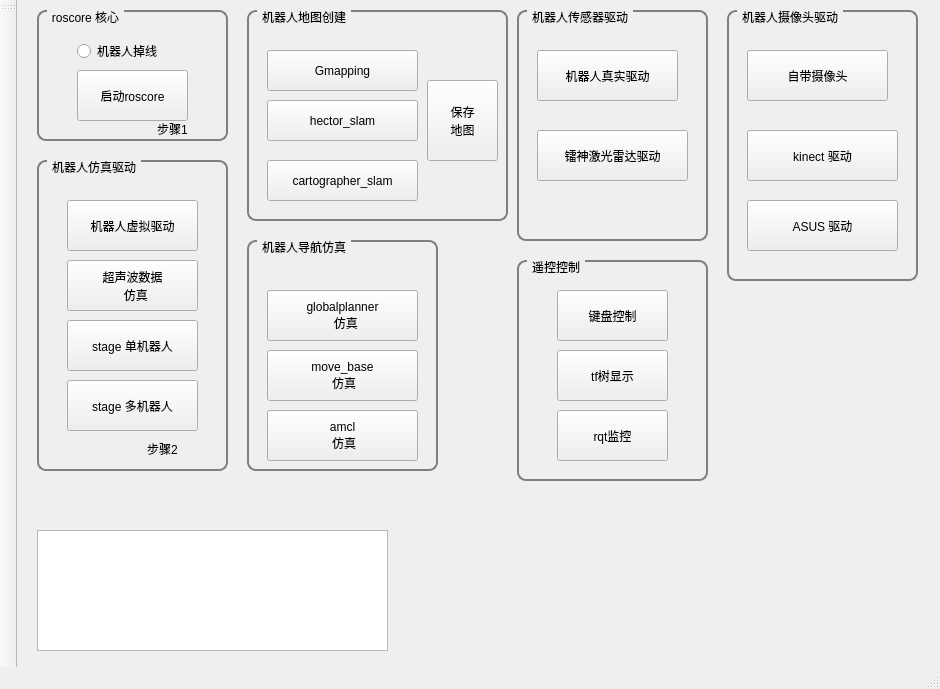
<?xml version="1.0" encoding="UTF-8"?>
<ui version="4.0">
 <class>MOI_MainWindow</class>
 <widget class="QMainWindow" name="MOI_MainWindow">
  <property name="geometry">
   <rect>
    <x>0</x>
    <y>0</y>
    <width>940</width>
    <height>689</height>
   </rect>
  </property>
  <property name="windowTitle">
   <string>MOI机器人控制界面</string>
  </property>
  <widget class="QWidget" name="centralWidget">
   <widget class="QGroupBox" name="groupBox">
    <property name="geometry">
     <rect>
      <x>20</x>
      <y>10</y>
      <width>191</width>
      <height>131</height>
     </rect>
    </property>
    <property name="autoFillBackground">
     <bool>false</bool>
    </property>
    <property name="styleSheet">
     <string notr="true">QGroupBox {
    border: 2px solid gray;
    border-radius: 9px;
    margin-top: 0.5em;s
}

QGroupBox::title {
    subcontrol-origin: margin;
    left: 10px;
    padding: 0 3px 0 3px;
}</string>
    </property>
    <property name="title">
     <string>roscore 核心</string>
    </property>
    <widget class="QPushButton" name="btn_roscore">
     <property name="geometry">
      <rect>
       <x>40</x>
       <y>60</y>
       <width>111</width>
       <height>51</height>
      </rect>
     </property>
     <property name="styleSheet">
      <string notr="true"/>
     </property>
     <property name="text">
      <string>启动roscore</string>
     </property>
    </widget>
    <widget class="QLabel" name="label">
     <property name="geometry">
      <rect>
       <x>120</x>
       <y>110</y>
       <width>67</width>
       <height>17</height>
      </rect>
     </property>
     <property name="text">
      <string>步骤1</string>
     </property>
    </widget>
    <widget class="QRadioButton" name="radioButton_robotstate">
     <property name="geometry">
      <rect>
       <x>40</x>
       <y>30</y>
       <width>117</width>
       <height>22</height>
      </rect>
     </property>
     <property name="text">
      <string>机器人掉线</string>
     </property>
    </widget>
   </widget>
   <widget class="QGroupBox" name="groupBox_2">
    <property name="geometry">
     <rect>
      <x>20</x>
      <y>160</y>
      <width>191</width>
      <height>311</height>
     </rect>
    </property>
    <property name="styleSheet">
     <string notr="true">QGroupBox {
    border: 2px solid gray;
    border-radius: 9px;
    margin-top: 0.5em;s
}

QGroupBox::title {
    subcontrol-origin: margin;
    left: 10px;
    padding: 0 3px 0 3px;
}</string>
    </property>
    <property name="title">
     <string>机器人仿真驱动</string>
    </property>
    <widget class="QPushButton" name="btn_fakeOdomPubliser">
     <property name="geometry">
      <rect>
       <x>30</x>
       <y>40</y>
       <width>131</width>
       <height>51</height>
      </rect>
     </property>
     <property name="text">
      <string>机器人虚拟驱动</string>
     </property>
    </widget>
    <widget class="QLabel" name="label_2">
     <property name="geometry">
      <rect>
       <x>110</x>
       <y>280</y>
       <width>67</width>
       <height>17</height>
      </rect>
     </property>
     <property name="text">
      <string>步骤2</string>
     </property>
    </widget>
    <widget class="QPushButton" name="btn_stageone">
     <property name="geometry">
      <rect>
       <x>30</x>
       <y>160</y>
       <width>131</width>
       <height>51</height>
      </rect>
     </property>
     <property name="text">
      <string>stage 单机器人</string>
     </property>
    </widget>
    <widget class="QPushButton" name="btn_stagerobots">
     <property name="geometry">
      <rect>
       <x>30</x>
       <y>220</y>
       <width>131</width>
       <height>51</height>
      </rect>
     </property>
     <property name="text">
      <string>stage 多机器人</string>
     </property>
    </widget>
    <widget class="QPushButton" name="btn_fake_ultrosonic_data">
     <property name="geometry">
      <rect>
       <x>30</x>
       <y>100</y>
       <width>131</width>
       <height>51</height>
      </rect>
     </property>
     <property name="text">
      <string>超声波数据 
  仿真</string>
     </property>
    </widget>
   </widget>
   <widget class="QGroupBox" name="groupBox_3">
    <property name="geometry">
     <rect>
      <x>230</x>
      <y>240</y>
      <width>191</width>
      <height>231</height>
     </rect>
    </property>
    <property name="styleSheet">
     <string notr="true">QGroupBox {
    border: 2px solid gray;
    border-radius: 9px;
    margin-top: 0.5em;s
}

QGroupBox::title {
    subcontrol-origin: margin;
    left: 10px;
    padding: 0 3px 0 3px;
}</string>
    </property>
    <property name="title">
     <string>机器人导航仿真</string>
    </property>
    <widget class="QPushButton" name="btn_globalplanner">
     <property name="geometry">
      <rect>
       <x>20</x>
       <y>50</y>
       <width>151</width>
       <height>51</height>
      </rect>
     </property>
     <property name="text">
      <string>globalplanner 
  仿真</string>
     </property>
    </widget>
    <widget class="QPushButton" name="btn_move_base">
     <property name="geometry">
      <rect>
       <x>20</x>
       <y>110</y>
       <width>151</width>
       <height>51</height>
      </rect>
     </property>
     <property name="text">
      <string>move_base 
 仿真</string>
     </property>
    </widget>
    <widget class="QPushButton" name="btn_amcl">
     <property name="geometry">
      <rect>
       <x>20</x>
       <y>170</y>
       <width>151</width>
       <height>51</height>
      </rect>
     </property>
     <property name="text">
      <string>amcl 
 仿真</string>
     </property>
    </widget>
   </widget>
   <widget class="QGroupBox" name="groupBox_4">
    <property name="geometry">
     <rect>
      <x>500</x>
      <y>10</y>
      <width>191</width>
      <height>231</height>
     </rect>
    </property>
    <property name="styleSheet">
     <string notr="true">QGroupBox {
    border: 2px solid gray;
    border-radius: 9px;
    margin-top: 0.5em;s
}

QGroupBox::title {
    subcontrol-origin: margin;
    left: 10px;
    padding: 0 3px 0 3px;
}</string>
    </property>
    <property name="title">
     <string>机器人传感器驱动</string>
    </property>
    <widget class="QPushButton" name="btn_laser_301">
     <property name="geometry">
      <rect>
       <x>20</x>
       <y>120</y>
       <width>151</width>
       <height>51</height>
      </rect>
     </property>
     <property name="text">
      <string>镭神激光雷达驱动</string>
     </property>
    </widget>
    <widget class="QPushButton" name="btn_realOdomPubliser">
     <property name="geometry">
      <rect>
       <x>20</x>
       <y>40</y>
       <width>141</width>
       <height>51</height>
      </rect>
     </property>
     <property name="text">
      <string>机器人真实驱动</string>
     </property>
    </widget>
   </widget>
   <widget class="QGroupBox" name="groupBox_5">
    <property name="geometry">
     <rect>
      <x>500</x>
      <y>260</y>
      <width>191</width>
      <height>221</height>
     </rect>
    </property>
    <property name="autoFillBackground">
     <bool>false</bool>
    </property>
    <property name="styleSheet">
     <string notr="true">QGroupBox {
    border: 2px solid gray;
    border-radius: 9px;
    margin-top: 0.5em;s
}

QGroupBox::title {
    subcontrol-origin: margin;
    left: 10px;
    padding: 0 3px 0 3px;
}</string>
    </property>
    <property name="title">
     <string>遥控控制</string>
    </property>
    <widget class="QPushButton" name="btn_borad_control">
     <property name="geometry">
      <rect>
       <x>40</x>
       <y>30</y>
       <width>111</width>
       <height>51</height>
      </rect>
     </property>
     <property name="styleSheet">
      <string notr="true"/>
     </property>
     <property name="text">
      <string>键盘控制</string>
     </property>
    </widget>
    <widget class="QPushButton" name="btn_tf_tree">
     <property name="geometry">
      <rect>
       <x>40</x>
       <y>90</y>
       <width>111</width>
       <height>51</height>
      </rect>
     </property>
     <property name="styleSheet">
      <string notr="true"/>
     </property>
     <property name="text">
      <string>tf树显示</string>
     </property>
    </widget>
    <widget class="QPushButton" name="btn_rqt">
     <property name="geometry">
      <rect>
       <x>40</x>
       <y>150</y>
       <width>111</width>
       <height>51</height>
      </rect>
     </property>
     <property name="styleSheet">
      <string notr="true"/>
     </property>
     <property name="text">
      <string>rqt监控</string>
     </property>
    </widget>
   </widget>
   <widget class="QGroupBox" name="groupBox_6">
    <property name="geometry">
     <rect>
      <x>230</x>
      <y>10</y>
      <width>261</width>
      <height>211</height>
     </rect>
    </property>
    <property name="styleSheet">
     <string notr="true">QGroupBox {
    border: 2px solid gray;
    border-radius: 9px;
    margin-top: 0.5em;s
}

QGroupBox::title {
    subcontrol-origin: margin;
    left: 10px;
    padding: 0 3px 0 3px;
}</string>
    </property>
    <property name="title">
     <string>机器人地图创建</string>
    </property>
    <widget class="QPushButton" name="btn_gmapping">
     <property name="geometry">
      <rect>
       <x>20</x>
       <y>40</y>
       <width>151</width>
       <height>41</height>
      </rect>
     </property>
     <property name="text">
      <string>Gmapping</string>
     </property>
    </widget>
    <widget class="QPushButton" name="btn_hector">
     <property name="geometry">
      <rect>
       <x>20</x>
       <y>90</y>
       <width>151</width>
       <height>41</height>
      </rect>
     </property>
     <property name="text">
      <string>hector_slam</string>
     </property>
    </widget>
    <widget class="QPushButton" name="btn_map_save">
     <property name="geometry">
      <rect>
       <x>180</x>
       <y>70</y>
       <width>71</width>
       <height>81</height>
      </rect>
     </property>
     <property name="text">
      <string>保存
地图</string>
     </property>
    </widget>
    <widget class="QPushButton" name="btn_cartographer">
     <property name="geometry">
      <rect>
       <x>20</x>
       <y>150</y>
       <width>151</width>
       <height>41</height>
      </rect>
     </property>
     <property name="text">
      <string>cartographer_slam</string>
     </property>
    </widget>
   </widget>
   <widget class="QTextEdit" name="textEdit">
    <property name="geometry">
     <rect>
      <x>20</x>
      <y>530</y>
      <width>351</width>
      <height>121</height>
     </rect>
    </property>
   </widget>
   <widget class="QGroupBox" name="groupBox_7">
    <property name="geometry">
     <rect>
      <x>710</x>
      <y>10</y>
      <width>191</width>
      <height>271</height>
     </rect>
    </property>
    <property name="styleSheet">
     <string notr="true">QGroupBox {
    border: 2px solid gray;
    border-radius: 9px;
    margin-top: 0.5em;s
}

QGroupBox::title {
    subcontrol-origin: margin;
    left: 10px;
    padding: 0 3px 0 3px;
}</string>
    </property>
    <property name="title">
     <string>机器人摄像头驱动</string>
    </property>
    <widget class="QPushButton" name="btn_kinect">
     <property name="geometry">
      <rect>
       <x>20</x>
       <y>120</y>
       <width>151</width>
       <height>51</height>
      </rect>
     </property>
     <property name="text">
      <string>kinect 驱动</string>
     </property>
    </widget>
    <widget class="QPushButton" name="btn_usbcam">
     <property name="geometry">
      <rect>
       <x>20</x>
       <y>40</y>
       <width>141</width>
       <height>51</height>
      </rect>
     </property>
     <property name="text">
      <string>自带摄像头</string>
     </property>
    </widget>
    <widget class="QPushButton" name="btn_asus">
     <property name="geometry">
      <rect>
       <x>20</x>
       <y>190</y>
       <width>151</width>
       <height>51</height>
      </rect>
     </property>
     <property name="text">
      <string>ASUS 驱动</string>
     </property>
    </widget>
   </widget>
  </widget>
  <widget class="QToolBar" name="mainToolBar">
   <attribute name="toolBarArea">
    <enum>LeftToolBarArea</enum>
   </attribute>
   <attribute name="toolBarBreak">
    <bool>false</bool>
   </attribute>
  </widget>
  <widget class="QStatusBar" name="statusBar"/>
 </widget>
 <layoutdefault spacing="6" margin="11"/>
 <resources/>
 <connections/>
</ui>
